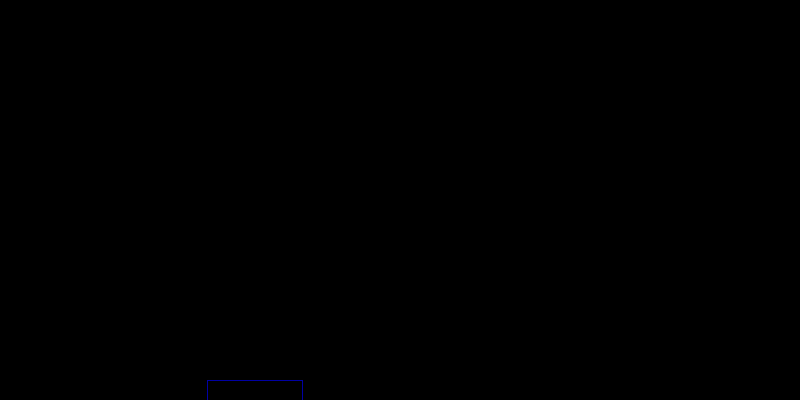
Frame 1 (no input)
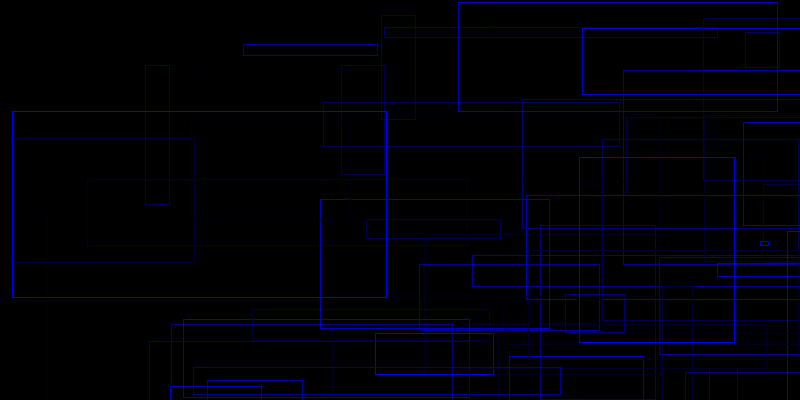
Frame 60 (the mouse pressed at the canvas centre just before this capture)
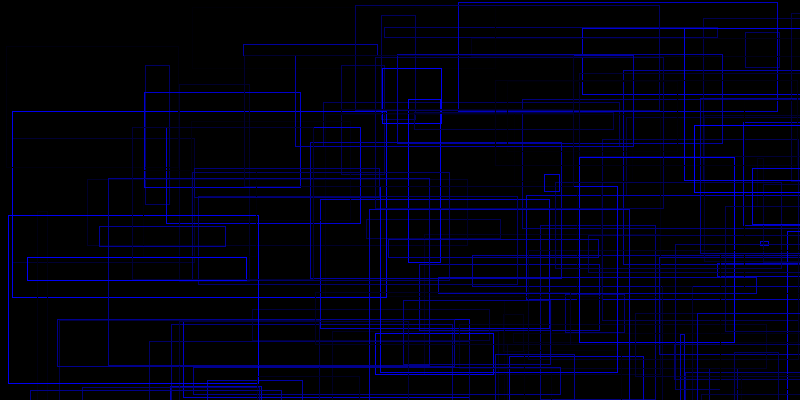
Frame 120 (the mouse held since frame 60 and released just before this capture)

The Processing sketch that drew these frames (run headless with seeded random() and noise(); from frame 60 on, the mouse is pressed at the canvas centre):

// Processing sketch: processing_110170
// ── processing_110170.pde

//random squares, random blue

void setup() {
 size(800, 400); 
 background(0,0,0,0);
 smooth();
 frameRate(24);
 strokeWeight(1);
 fill(0,0,0,0);
} 

void draw(){
 stroke(0, 0, random(255));
 rect(random(width),random(height),
      random(width/2),random(height/2));

}

void mousePressed() {
 clear();
}
